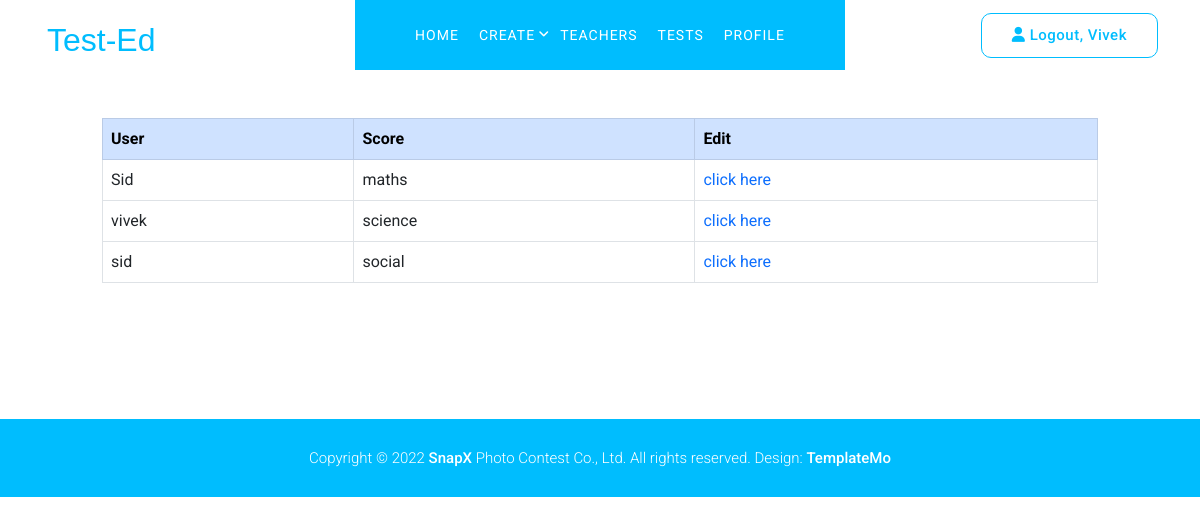
The page /users/getTeacher (signed in) on the database its author committed.
### tests/models.py (models this page shows)
class Subjects(models.Model):
    name=models.CharField(max_length=10,unique=True)
    def __str__(self):
        return self.name

### utilities/helpers.py (the view)
        def wrapper(request,*args,**kwargs):
            if request.user.is_authenticated:
                if request.user.groups:
                    group=request.user.groups.all()[0]
                    if group.name in allowedRoles:
                        return func(request,*args,**kwargs)
                    else:
                        return redirect(request.session.get('url',request.path))
                else:
                    return redirect('login')
            else:
                return redirect('login')

### user/views.py (called while the page is built)
@setRedirectUrl
@unAuthorizedRedirect(allowedRoles=['admin'])
def getTeachers(request):
    teachers=Teachers.objects.all()
    teachersObj=[]
    for i in teachers:
        teachersObj.append({'name':i.user.username,
                        'subjects':i.subjects.all()[0] if len(i.subjects.all())>0 else None,
                        'tId':i.id,
                        'uId':i.user.id})
    context={'teachers':teachersObj}
    return render(request,'user/getteacher.html',context)

### utilities/helpers.py (called while the page is built)
def setRedirectUrl(func):
    def wrapper(request,*args,**kwargs):
        data=func(request,*args,**kwargs)
        request.session['url']=request.path
        return data
    return wrapper

def unAuthorizedRedirect(allowedRoles=[]):
    def decorator(func):
        def wrapper(request,*args,**kwargs):
            if request.user.is_authenticated:
                if request.user.groups:
                    group=request.user.groups.all()[0]
                    if group.name in allowedRoles:
                        return func(request,*args,**kwargs)
                    else:
                        return redirect(request.session.get('url',request.path))
                else:
                    return redirect('login')
            else:
                return redirect('login')
        return wrapper
    return decorator

### templates/user/getteacher.html
{% extends 'main.html' %}{% block content %}
<div class="row justify-content-md-center mt-5">
  <div class="col-10">
    <table class="table table-hover table-bordered table-responsive">
      <tbody>
        <tr class="table-primary">
          <th scope="col">User</th>
          <th scope="col">Score</th>
          <th scope="col">Edit</th>
        </tr>
        {% for teacher in teachers %}
        <tr>
          <td>{{teacher.name}}</td>
          <td>{{teacher.subjects}}</td>
          <td>
            <a href="{% url 'updateTeacher' teacher.uId %}">click here</a>
          </td>
        </tr>
        {% endfor %}
      </tbody>
    </table>
  </div>
</div>
{% endblock %}

### templates/navbar.html (shortened to what this page needs)
{% load static %}
<header class="header-area header-sticky position-sticky">
  <div class="container">
    <div class="row">
      <div class="col-12">
        <nav class="main-nav">
          <a class="logo my-auto" href="{% url 'home' %}">
            <span class="logo custom-logo"> Test-Ed </span>
          </a>
          <ul class="nav">
            <li><a href="{% url 'home' %}" class="active">Home</a></li>
            {% if request.user.is_staff %}
            <li class="has-sub">
              <a href="javascript:void(0)">Create</a>
            </li>
            {% endif %}
            {% if request.user.is_superuser %}
                <li><a href="{% url 'getteacher' %}">Teachers</a></li>
                {% endif %}
            <li><a href="{% url 'testList' %}">Tests</a></li>
            <li><a href="{% url 'profile' %}">Profile</a></li>
          </ul>
          {% if request.user.is_authenticated %}
          <div class="border-button">
            <a id="modal_trigger" href="{% url 'logout' %}" class="sign-in-up"
              ><i class="fa fa-user"></i> Logout, {{ request.user }}</a
            >
          </div>
          {% else %}
          <div class="border-button">
            <a id="modal_trigger" href="{% url 'login' %}" class="sign-in-up"
              ><i class="fa fa-user"></i> Sign In/Up</a
            >
          </div>
          {% endif %}
        </nav>
      </div>
    </div>
  </div>
</header>

### TestEd/static/custom.css (style rules this page uses)
a { color: #00bdfe; }
.custom-logo { font-size: 32px; padding: 5px; font-family: "Lucida Sans", "Lucida Sans Regular", "Lucida Grande", "Lucida Sans Unicode", Geneva, Verdana, sans-serif; color: #00bdfe; }

### TestEd/static/assets/css/templatemo-snapx-photography.css (style rules this page uses)
html, body, div, span, applet, object, iframe, h1, h2, h3, h4, h5, h6, p, blockquote, div pre, a, abbr, acronym, address, big, cite, code, del, dfn, em, font, img, ins, kbd, q, s, samp, small, strike, strong, sub, sup, tt, var, b, u, i, center, dl, dt, dd, ol, ul, li, figure, header, nav, section, article, aside, footer, figcaption { margin: 0; padding: 0; border: 0; outline: 0; }
ul, li { padding: 0; margin: 0; list-style: none; }
header, nav, section, article, aside, footer, hgroup { display: block; }
* { box-sizing: border-box; }
html, body { font-family: "Roboto", sans-serif; font-weight: 400; background-color: #fff; font-size: 16px; -ms-text-size-adjust: 100%; -webkit-font-smoothing: antialiased; -moz-osx-font-smoothing: grayscale; }
a { text-decoration: none !important; }
ul { margin-bottom: 0px; }
html, body { background: #fff; font-family: "Roboto", sans-serif; }
.border-button a { font-size: 15px; color: #00bdfe; background-color: transparent; border: 1px solid #00bdfe; padding: 10px 30px; display: inline-block; border-radius: 10px; font-weight: 500; text-transform: capitalize; letter-spacing: 0.5px; transition: all 0.3s; }
.header-area { background-color: #fff; position: absolute; height: 70px; top: 0; left: 0; right: 0; z-index: 100; -webkit-transition: all 0.5s ease 0s; -moz-transition: all 0.5s ease 0s; -o-transition: all 0.5s ease 0s; transition: all 0.5s ease 0s; }
.header-area .main-nav { min-height: 80px; background: transparent; display: flex; }
.header-area .main-nav .logo { margin-top: 9px; flex-basis: 20%; -webkit-transition: all 0.3s ease 0s; -moz-transition: all 0.3s ease 0s; -o-transition: all 0.3s ease 0s; transition: all 0.3s ease 0s; }
.header-area .main-nav .nav { flex-basis: 60%; height: 70px; margin-top: 0px; margin-right: 0px; -webkit-transition: all 0.3s ease 0s; -moz-transition: all 0.3s ease 0s; -o-transition: all 0.3s ease 0s; transition: all 0.3s ease 0s; position: relative; z-index: 999; }
.nav { justify-content: center; }
.header-area .main-nav .nav li:first-child { padding-left: 60px; }
.header-area .main-nav .nav li:last-child { padding-right: 60px; }
.header-area .main-nav .nav li { padding-left: 30px; padding-right: 30px; background-color: #00bdfe; }
.header-area .main-nav .nav li a { display: block; font-weight: 400; font-size: 14px; text-transform: uppercase; color: #fff; -webkit-transition: all 0.3s ease 0s; -moz-transition: all 0.3s ease 0s; -o-transition: all 0.3s ease 0s; transition: all 0.3s ease 0s; height: 70px; line-height: 70px; border: transparent; letter-spacing: 1px; }
.header-area .main-nav .border-button { flex-basis: 20%; margin-top: 13px; text-align: right; }
.header-area .main-nav .nav li:hover a, .header-area .main-nav .nav li a.active { color: #fff; }
.header-area .main-nav .nav li.has-sub { position: relative; padding-right: 15px; }
.header-area .main-nav .nav li.has-sub:after { font-family: FontAwesome; content: "\f107"; font-size: 12px; color: #fff; position: absolute; right: 2px; top: 25px; }
.header-area.header-sticky { min-height: 70px; }
.header-area.header-sticky .nav li a.active { color: #fff; }
@media (max-width: 1200px) { .header-area .main-nav .nav li { padding-left: 10px; padding-right: 10px; } }
@media (max-width: 1200px) { .header-area .main-nav:before { display: none; } }
body { overflow-x: hidden; }

### rows shown on the page
Subjects: name "Sid", subjects "maths"
Subjects: name "vivek", subjects "science"
Subjects: name "sid", subjects "social"

### other values the page prints
{{ request.user }} "Vivek"
